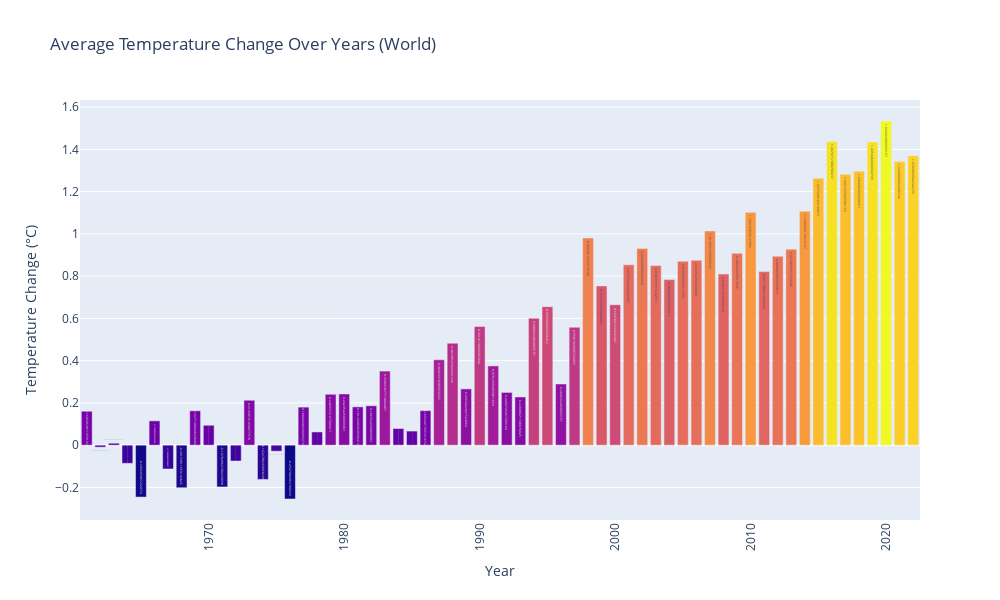

Write notebook code for a chart like this one.
### Code cell
avg_temp_change = countries_melted.groupby('Year')['Temperature_Change'].mean().reset_index()

plt.figure(figsize=(10, 6))
sns.lineplot(data=avg_temp_change, x='Year', y='Temperature_Change')
plt.title('Average Temperature Change Over the Years')
plt.xlabel('Year')
plt.ylabel('Average Temperature Change')
plt.show()


fig = px.bar(avg_temp_change, x='Year', y='Temperature_Change',
             title='Average Temperature Change Over Years (World)',
             labels={'Year': 'Year', 'Temperature_Change': 'Temperature Change (°C)'},
             text='Temperature_Change',color='Temperature_Change', 
             color_discrete_sequence=['#1f77b4'])

fig.update_layout(xaxis_tickangle=-90,
                  showlegend=False,
                  width=1000,
                  height=600,
                  coloraxis_showscale=False)

fig.show()

### Figure 1 — Plotly figure (JSON) as saved in the notebook; plotly's stock layout.template omitted (floating-point values rounded to 4 significant figures)
{"data": [{"alignmentgroup": "True", "hovertemplate": "Year=%{x}<br>Temperature Change (°C)=%{marker.color}<extra></extra>", "legendgroup": "", "marker": {"color": [0.1606, -0.009363, 0.009256, -0.08596, -0.2457, 0.1151, -0.1126, -0.2015, 0.1627, 0.09424, -0.1978, -0.07507, 0.2127, -0.1623, -0.02852, -0.2548, 0.18, 0.06259, 0.2409, 0.2424, 0.1813, 0.1864, 0.3507, 0.07884, 0.0667, 0.1635, 0.4042, 0.4824, 0.2665, 0.5614, 0.3751, 0.2497, 0.2281, 0.6006, 0.6557, 0.2896, 0.5582, 0.9809, 0.7538, 0.6648, 0.8537, 0.9303, 0.8501, 0.7839, 0.8706, 0.8749, 1.014, 0.8103, 0.9083, 1.102, 0.8217, 0.8939, 0.9279, 1.107, 1.264, 1.437, 1.282, 1.297, 1.435, 1.534, 1.342, 1.37], "coloraxis": "coloraxis", "pattern": {"shape": ""}}, "name": "", "offsetgroup": "", "orientation": "v", "showlegend": false, "text": [0.1606, -0.009363, 0.009256, -0.08596, -0.2457, 0.1151, -0.1126, -0.2015, 0.1627, 0.09424, -0.1978, -0.07507, 0.2127, -0.1623, -0.02852, -0.2548, 0.18, 0.06259, 0.2409, 0.2424, 0.1813, 0.1864, 0.3507, 0.07884, 0.0667, 0.1635, 0.4042, 0.4824, 0.2665, 0.5614, 0.3751, 0.2497, 0.2281, 0.6006, 0.6557, 0.2896, 0.5582, 0.9809, 0.7538, 0.6648, 0.8537, 0.9303, 0.8501, 0.7839, 0.8706, 0.8749, 1.014, 0.8103, 0.9083, 1.102, 0.8217, 0.8939, 0.9279, 1.107, 1.264, 1.437, 1.282, 1.297, 1.435, 1.534, 1.342, 1.37], "textposition": "auto", "type": "bar", "x": [1961, 1962, 1963, 1964, 1965, 1966, 1967, 1968, 1969, 1970, 1971, 1972, 1973, 1974, 1975, 1976, 1977, 1978, 1979, 1980, 1981, 1982, 1983, 1984, 1985, 1986, 1987, 1988, 1989, 1990, 1991, 1992, 1993, 1994, 1995, 1996, 1997, 1998, 1999, 2000, 2001, 2002, 2003, 2004, 2005, 2006, 2007, 2008, 2009, 2010, 2011, 2012, 2013, 2014, 2015, 2016, 2017, 2018, 2019, 2020, 2021, 2022], "xaxis": "x", "y": [0.1606, -0.009363, 0.009256, -0.08596, -0.2457, 0.1151, -0.1126, -0.2015, 0.1627, 0.09424, -0.1978, -0.07507, 0.2127, -0.1623, -0.02852, -0.2548, 0.18, 0.06259, 0.2409, 0.2424, 0.1813, 0.1864, 0.3507, 0.07884, 0.0667, 0.1635, 0.4042, 0.4824, 0.2665, 0.5614, 0.3751, 0.2497, 0.2281, 0.6006, 0.6557, 0.2896, 0.5582, 0.9809, 0.7538, 0.6648, 0.8537, 0.9303, 0.8501, 0.7839, 0.8706, 0.8749, 1.014, 0.8103, 0.9083, 1.102, 0.8217, 0.8939, 0.9279, 1.107, 1.264, 1.437, 1.282, 1.297, 1.435, 1.534, 1.342, 1.37], "yaxis": "y"}], "layout": {"barmode": "relative", "coloraxis": {"colorbar": {"title": {"text": "Temperature Change (°C)"}}, "colorscale": [[0, "#0d0887"], [0.1111, "#46039f"], [0.2222, "#7201a8"], [0.3333, "#9c179e"], [0.4444, "#bd3786"], [0.5556, "#d8576b"], [0.6667, "#ed7953"], [0.7778, "#fb9f3a"], [0.8889, "#fdca26"], [1, "#f0f921"]], "showscale": false}, "height": 600, "legend": {"tracegroupgap": 0}, "showlegend": false, "title": {"text": "Average Temperature Change Over Years (World)"}, "width": 1000, "xaxis": {"anchor": "y", "autorange": true, "domain": [0, 1], "range": [1960.0, 2022.0], "tickangle": -90, "title": {"text": "Year"}, "type": "linear"}, "yaxis": {"anchor": "x", "autorange": true, "domain": [0, 1], "range": [-0.3542, 1.634], "title": {"text": "Temperature Change (°C)"}, "type": "linear"}}}
